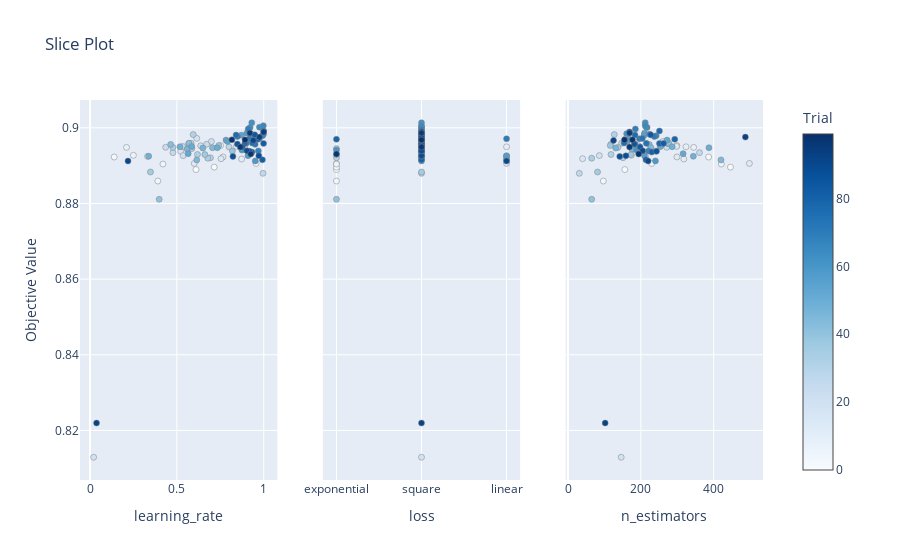

Write notebook code for a chart like this one.
### Code cell
optuna.visualization.plot_slice(study_ab)
